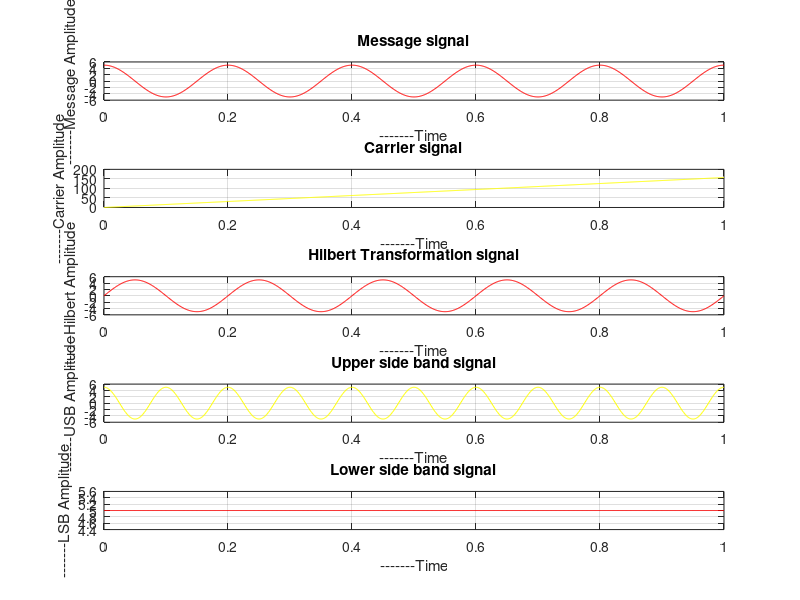

MATLAB code for this plot:
close all;
clc;
clear all;
t=0:.001:1;
am=input('Enter the amplitude of message')
fm=input('Enter frequency of message')
ac=input('Enter the amplitude of carrier')
fc=input('Enter the frequency of carrier')
x=am*cos(2*pi*fm*t);
c=ac*(2*pi*fc*t);
h=am.*cos((2*pi*fm*t)-(pi/2));
usb=x.*cos(2*pi*fc*t)-h.*sin(2*pi*fc*t);
lsb=x.*cos(2*pi*fc*t)+h.*sin(2*pi*fc*t);

subplot(5, 1, 1);
plot(t, x, 'r');
title('Message signal');
xlabel('-------Time');
ylabel('-------Message Amplitude');
grid on;

subplot(5, 1, 2);
plot(t, c, 'y');
title('Carrier signal');
xlabel('-------Time');
ylabel('-------Carrier Amplitude');
grid on;


subplot(5, 1, 3);
plot(t, h, 'r');
title('Hilbert Transformation signal');
xlabel('-------Time');
ylabel('-------Hilbert Amplitude');
grid on;


subplot(5, 1, 4);
plot(t, usb, 'y');
title('Upper side band signal');
xlabel('-------Time');
ylabel('-------USB Amplitude');
grid on;


subplot(5, 1, 5);
plot(t, lsb, 'r');
title('Lower side band signal');
xlabel('-------Time');
ylabel('-------LSB Amplitude');
grid on;

m=am/ac
pc=(ac^2)/2
p=pc*(m^2)/4
